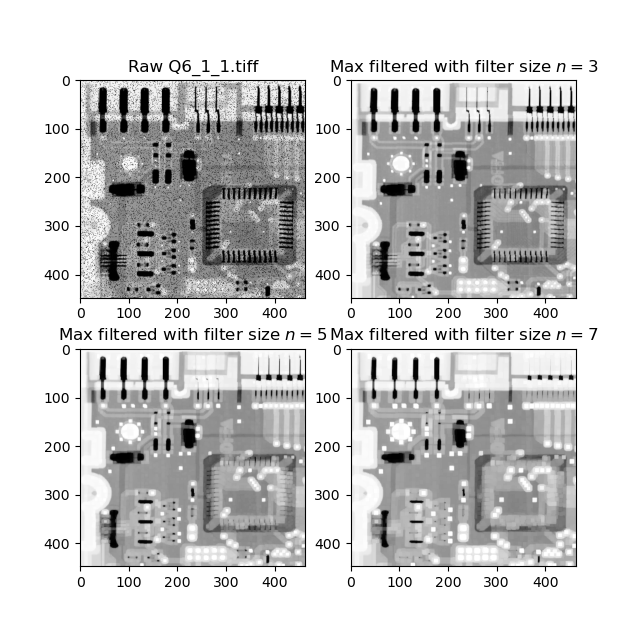

Reproduce this figure in Python.
import numpy as np
from PIL import Image
from matplotlib import pyplot as plt

# %% Q6_1_1 max filter
Q6_1_1 = np.asarray(Image.open("Q6_1_1.tiff"))


def max_filter(img_raw, n: int):
    m = (n - 1) // 2
    row, col = img_raw.shape
    img_pad = np.pad(img_raw, m)
    img_out = np.array([img_pad[i:i + n, j:j + n].max()
                        for i in range(row)
                        for j in range(col)])
    return img_out.astype(np.uint8).reshape(row, col)


Q6_1_1_n3 = max_filter(Q6_1_1, 3)
Q6_1_1_n5 = max_filter(Q6_1_1, 5)
Q6_1_1_n7 = max_filter(Q6_1_1, 7)

plt.figure(figsize=(6.4, 6.4))
plt.subplot(221)
plt.title('Raw Q6_1_1.tiff')
plt.imshow(Q6_1_1, cmap='gray')
plt.subplot(222)
plt.title('Max filtered with filter size $n=3$')
plt.imshow(Q6_1_1_n3, cmap='gray')
plt.subplot(223)
plt.title('Max filtered with filter size $n=5$')
plt.imshow(Q6_1_1_n5, cmap='gray')
plt.subplot(224)
plt.title('Max filtered with filter size $n=7$')
plt.imshow(Q6_1_1_n7, cmap='gray')
plt.savefig('Q6_1_1.png')
plt.show()
